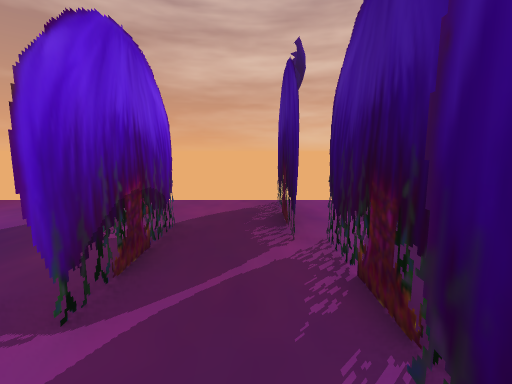
[1] (above)

24 first-person views from a walk through a Unity game level. The camera is 1.4 m above the floor, tilts 8° down and sees 85° across. The floor is counted in squares, 1 m on a side. Each view is taken from the middle of a square. On the plan, view 1 faces up. The plan holds only what a view shows up to about 14 squares ahead; the rest is blank. The place goes on beyond the plan. Some surface patterns are stand-ins.

[2]
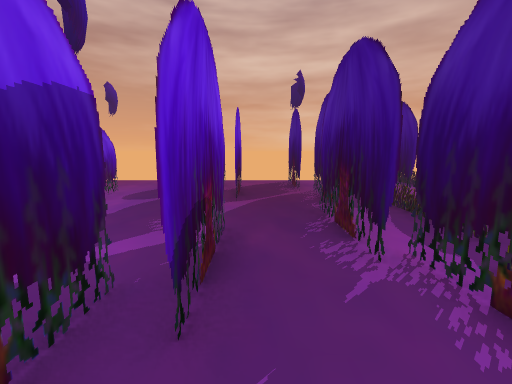

[3]
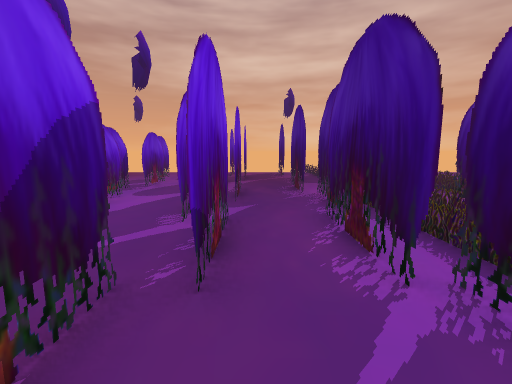

[4]
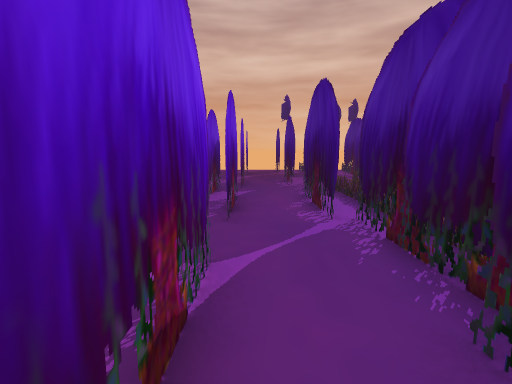

[5]
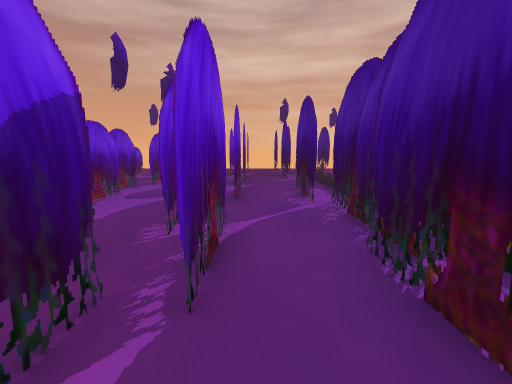

[6]
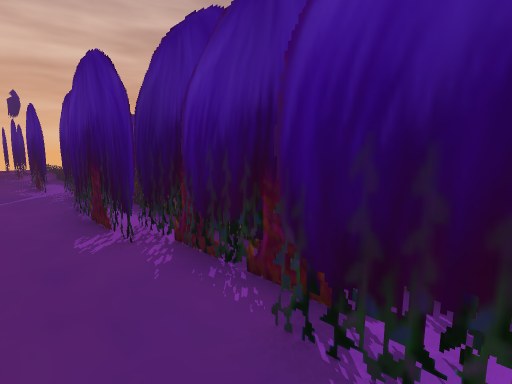

[7]
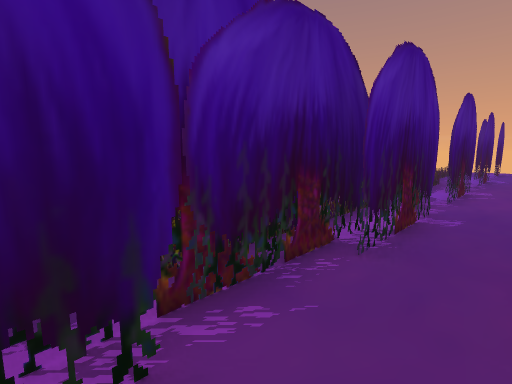

[8]
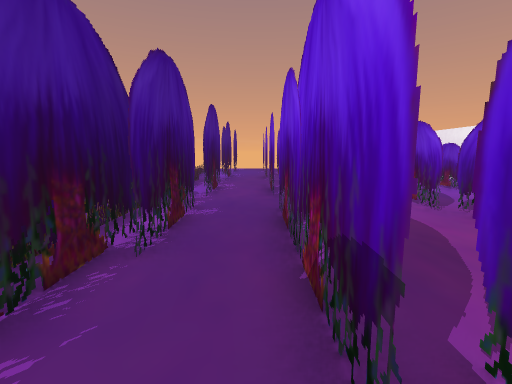

[9]
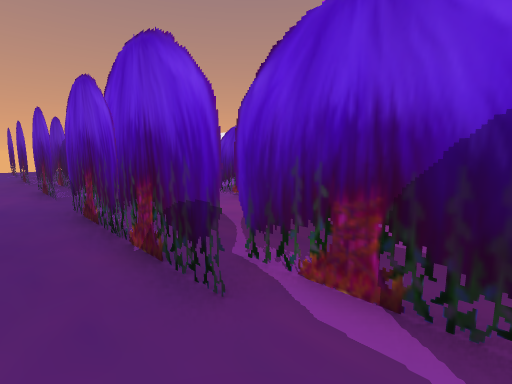

[10]
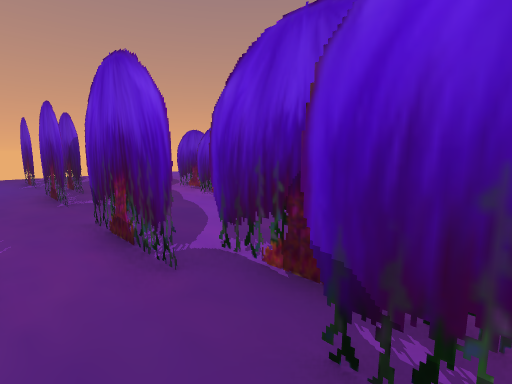

[11]
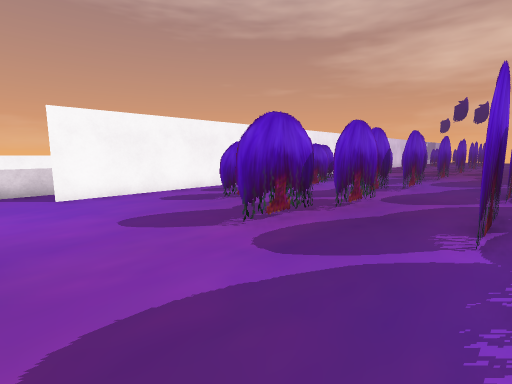

[12]
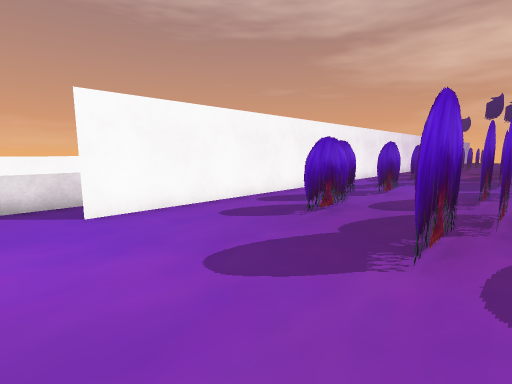

[13]
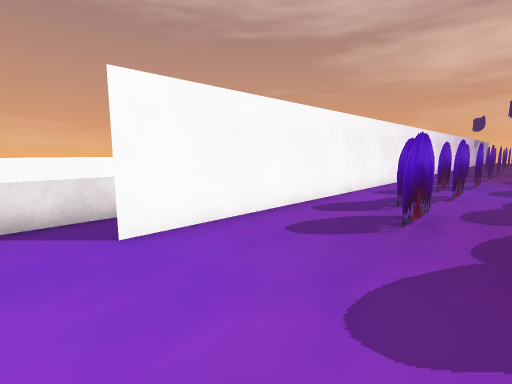

[14]
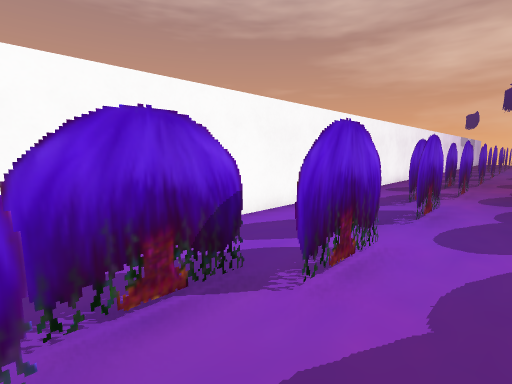

[15]
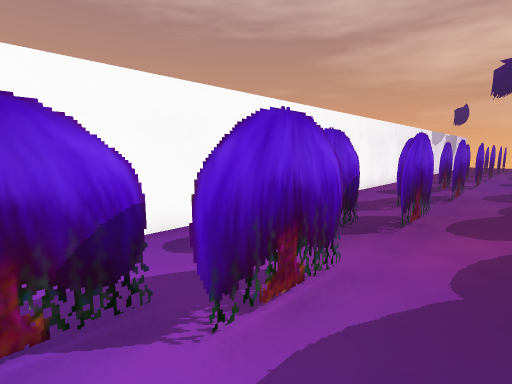

[16]
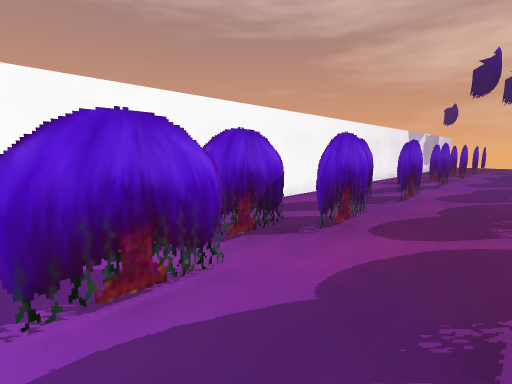

[17]
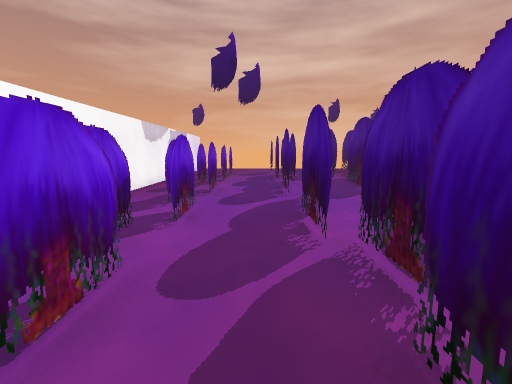

[18]
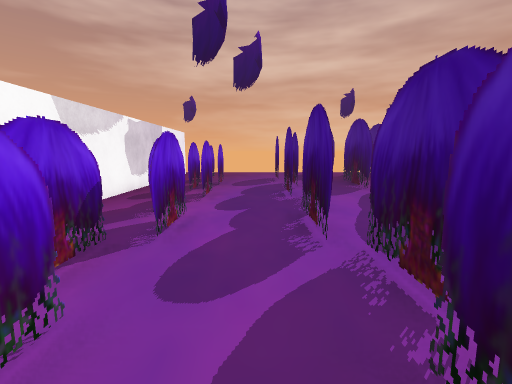

[19]
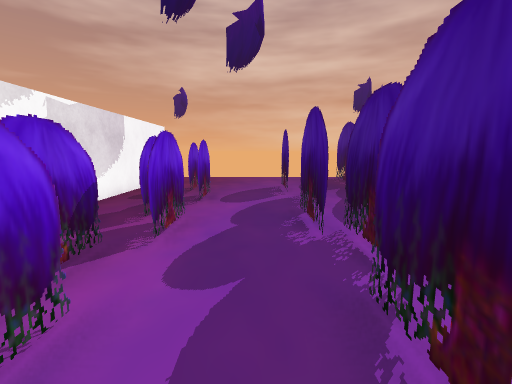

[20]
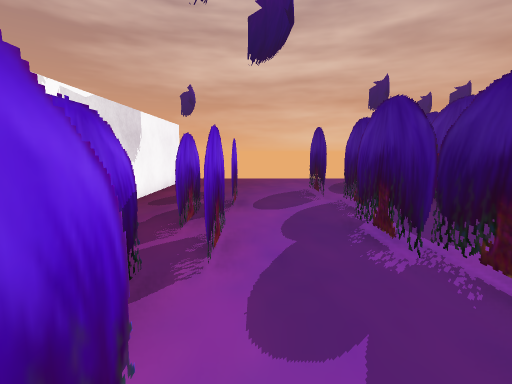

[21]
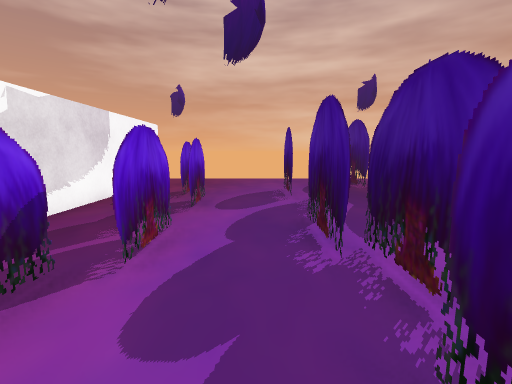

[22]
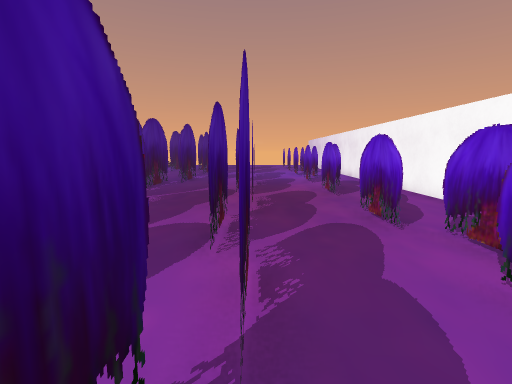

[23]
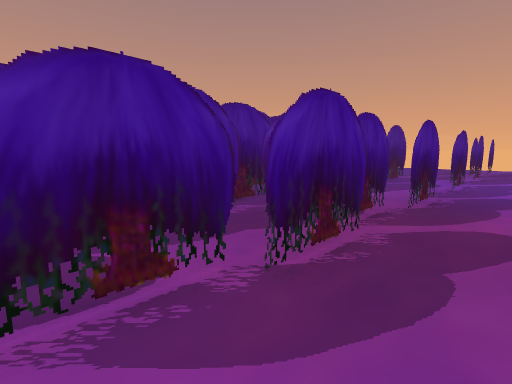

[24]
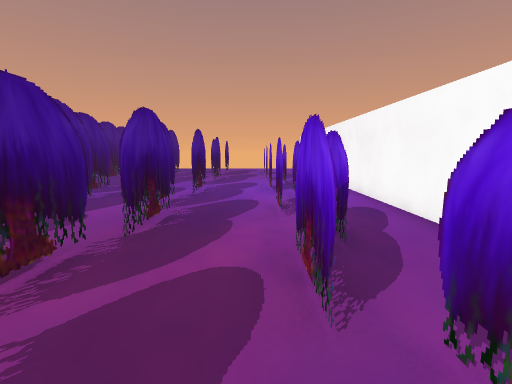

### Floor plan
Key: @ floor where view 1 was taken; # wall or solid block; x gap in a wall; . floor; = window, fence, low wall or low ledge; T thing the floor can be seen under or through.
Columns run from 13 left of view 1 to 3 right of it. Each row starts with its distance up from view 1.
  8            x....
  7     ...... #..#.
  6  #. .......#..#.
  5  #.........#..#.
  4  #.........#..#.
  3  #..#..#...#..#.
  2  #..T..#...#..#.
  1  #..T..##..#..#.=
  0  #..T...#..#.@#.=
 -1  #..T..##..#..#.
 -2  #..T..#...#..#.=
 -3  #..T..##..#..#==
 -4  #..T..##..#..#==
 -5  #..T...#..#..#==
 -6  #..T..#...#..#==
 -7  #..T..#...#..#=
 -8   ..T..##..#..#=
 -9   ..T...#..#..#=
-10  #..T...#..#..# =
-11  #..T..#...#..#==
-12  #..T..#...#..#
-13  #..T..##..#..#=
-14  #..T...#..#..#=
-15  #..T..##..#..#=
-16  #..T..#...#..#=
-17  #..T..#...#..#
-18  #..T..##..#..#=
-19  #..T...#..#..#
-20  #..T..##..#..#=
-21  #..T..#...#..#=
-22  #..T..#...#..#=
-23  #..#..##..#..#
-24  #..#...#..#..#
-25  #..T..##..#..#
-26  #..T..#...#..#
-27  #..T..#...#..#
-28  #..T..##..#..#
-29  #..T...#..#..#
-30  #..T..##..#..#=
-31  #..T..#...#..#=
-32  #..T..#...#..#.
-33  #..T...#..#..#
-34  #..T...#..#..#
-35  #..#..##..#.
-36  #.....#...#.
-37  #.....#...#.
-38  #.........#.
-39 .#.........#.
-40 ...........
-41 .......... .

Where each view was taken, in squares from view 1:
view 1: 0 up, 0 right, facing up
view 2: 6 down, 1 left, facing up
view 3: 12 down, 1 left, facing up
view 4: 15 down, 1 left, facing up
view 5: 17 down, 1 left, facing up
view 6: 21 down, 1 left, facing up-right
view 7: 16 down, 1 left, facing down-right
view 8: 16 down, 1 left, facing down
view 9: 15 down, 0 right, facing down-left
view 10: 22 down, 0 right, facing down-left
view 11: 41 down, 2 left, facing up-left
view 12: 41 down, 5 left, facing up-left
view 13: 41 down, 7 left, facing up-left
view 14: 34 down, 7 left, facing up-left
view 15: 25 down, 7 left, facing up-left
view 16: 24 down, 6 left, facing up-left
view 17: 17 down, 7 left, facing up
view 18: 12 down, 7 left, facing up
view 19: 8 down, 7 left, facing up
view 20: 7 down, 8 left, facing up
view 21: 7 down, 7 left, facing up
view 22: 9 down, 6 left, facing down
view 23: 13 down, 8 left, facing down-right
view 24: 16 down, 8 left, facing down
